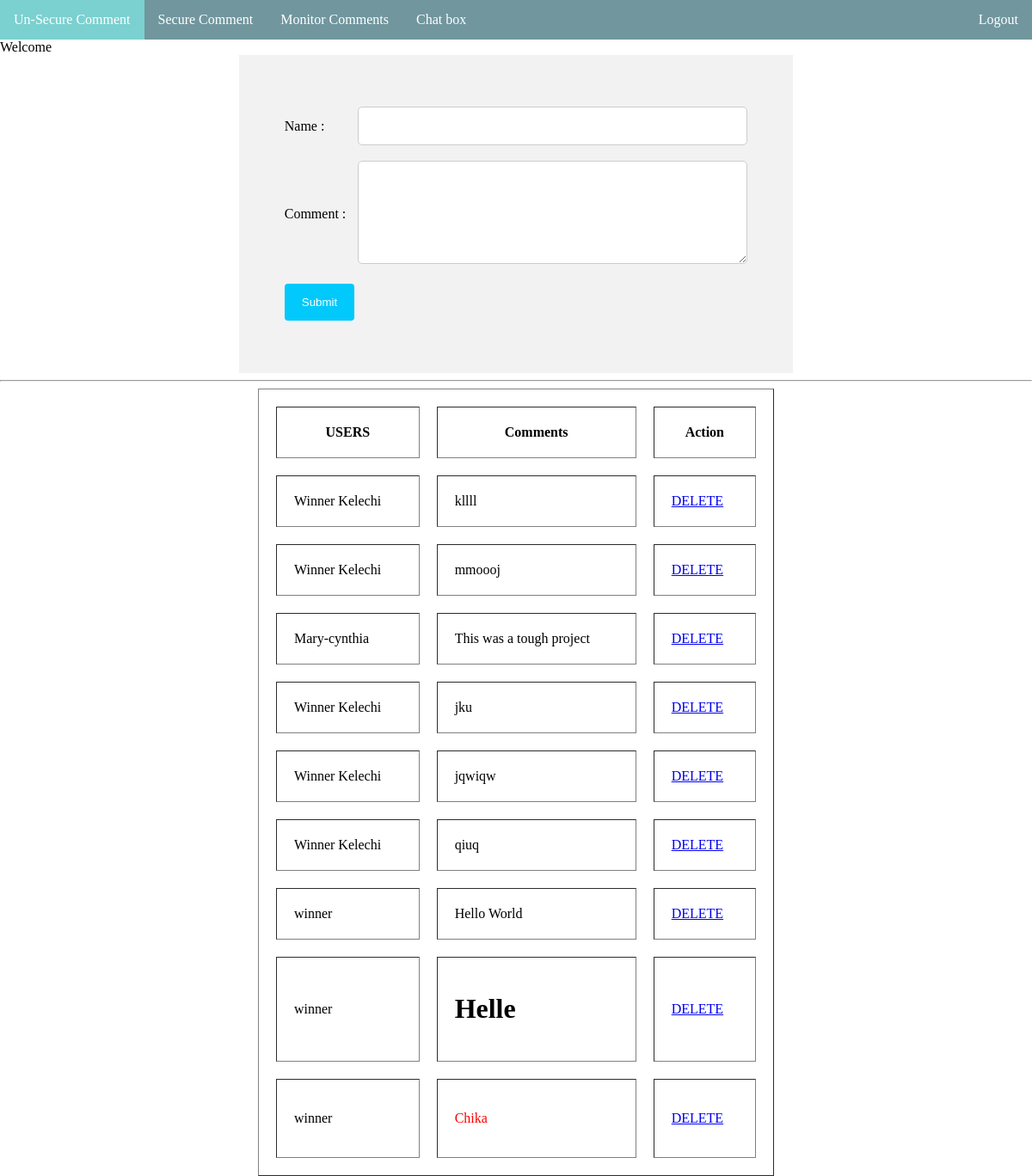
The page /comment.php on the database its author committed.
### tables this page shows
CREATE TABLE `comment` (
  `ID` int(100) NOT NULL,
  `name` varchar(100) NOT NULL,
  `comment` varchar(100) NOT NULL
);

### comment.php (the view, shortened to what this page needs)
<?php
include ('db_connect.inc.php');
 include ("nav.php");
    $u = $_SESSION['username'];
    echo "<div id='userbox'>
	 Welcome $u
             </div>";
    ?>
<!doctype html>
<html>
<head>
</head>
<body>
    <table bgcolor="#f2f2f2" style="padding:50px" align="center">
        <form action="<?php echo " comment.php" ?>" method="post">
            <tr>
                <td> Name : </td>
                <td><input type="text" name="name" readonly="readonly" value="<?php echo $u?>"></td>
            </tr>
            <tr>
                <td> Comment : </td>
                <td><textarea name="comment" rows="6" cols="50"></textarea></td>
            </tr>
            <tr>
                <td><input type="submit" name="submit"></td>
            </tr>
        </form>
    </table>
    <hr>
    <center>
        <div id="shouts" style="">
            <?php
            $query="SELECT name,comment,ID FROM `comment`";
		$result=mysqli_query($conn,$query);
		echo"<table border='1px' cellpadding='20' cellspacing='20' width='50%'>
		<tr>
		<th>USERS</th>
		<th>Comments</th>
        <th>Action</th>
		</tr>";
		while($row=mysqli_fetch_row($result)){
		echo "<tr>";
		echo "<td>$row[0]</td>";
		echo "<td>$row[1]</td>";
            ?>
            <td><a href="delete.php?ID=<?php echo $row[2]?>">DELETE</a></td>
            <?php
              echo  "</tr>";
        }
            echo"</table>";
            ?>
        </div>
    </center>

### nav.php (shortened to what this page needs)
<!DOCTYPE html>
<html>
<head>
</head>
<body>
    <nav class="nav">
        <ul>
            <li><a href="comment.php">Un-Secure Comment</a></li>
            <li><a href="comment1.php">Secure Comment</a></li>
            <li><a href="view.php">Monitor Comments</a></li>
            <li><a href="chat.php">Chat box</a></li>
            <li class="right"><a href="logout.php">Logout</a></li>
        </ul>
    </nav>
</body>
</html>

### nav.php (style rules this page uses)
ul { list-style-type: none; margin: 0; padding: 0; overflow: hidden; background-color: #71969e; }
li { float: left; }
.right { float: right; }
li a { display: block; color: white; text-align: center; padding: 14px 16px; text-decoration: none; }

### comment.php (style rules this page uses)
body { margin:0px; font-family:Baskerville, 'Palatino Linotype', Palatino, 'Century Schoolbook L', 'Times New Roman', serif; }
input[type=text], select { width: 100%; border-radius: 5px; margin: 7px 0; border: 1px solid #ccc; padding: 14px 18px; display: inline-block; box-sizing: border-box; }
textarea, select { width: 100%; border-radius: 5px; margin: 7px 0; border: 1px solid #ccc; padding: 14px 18px; display: inline-block; box-sizing: border-box; }
input[type=submit] { width: 100%; border: none; color: white; padding: 14px 20px; background-color: #01c9fb; margin: 8px 0; cursor: pointer; border-radius: 4px; }

### rows shown on the page
comment: name "Winner Kelechi", comment "kllll"
comment: name "Winner Kelechi", comment "mmoooj"
comment: name "Mary-cynthia", comment "This was a tough project"
comment: name "Winner Kelechi", comment "jku"
comment: name "Winner Kelechi", comment "jqwiqw"
comment: name "Winner Kelechi", comment "qiuq"
comment: name "winner", comment "Hello World"
comment: name "winner", comment "Helle"
comment: name "winner", comment "Chika"
